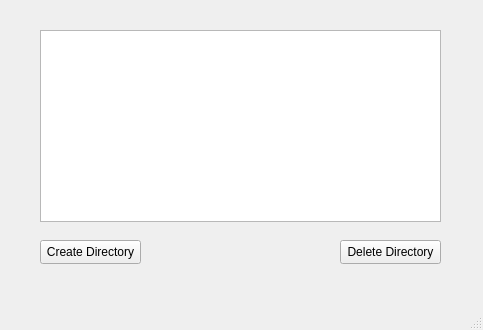
<?xml version="1.0" encoding="UTF-8"?>
<ui version="4.0">
 <class>MainWindow</class>
 <widget class="QMainWindow" name="MainWindow">
  <property name="geometry">
   <rect>
    <x>0</x>
    <y>0</y>
    <width>483</width>
    <height>330</height>
   </rect>
  </property>
  <property name="windowTitle">
   <string>MainWindow</string>
  </property>
  <widget class="QWidget" name="centralwidget">
   <widget class="QTreeView" name="treeView">
    <property name="geometry">
     <rect>
      <x>40</x>
      <y>30</y>
      <width>401</width>
      <height>192</height>
     </rect>
    </property>
   </widget>
   <widget class="QPushButton" name="createDirectory">
    <property name="geometry">
     <rect>
      <x>40</x>
      <y>240</y>
      <width>101</width>
      <height>24</height>
     </rect>
    </property>
    <property name="text">
     <string>Create Directory</string>
    </property>
   </widget>
   <widget class="QPushButton" name="deleteDirectory">
    <property name="geometry">
     <rect>
      <x>340</x>
      <y>240</y>
      <width>101</width>
      <height>24</height>
     </rect>
    </property>
    <property name="text">
     <string>Delete Directory</string>
    </property>
   </widget>
  </widget>
  <widget class="QMenuBar" name="menubar">
   <property name="geometry">
    <rect>
     <x>0</x>
     <y>0</y>
     <width>483</width>
     <height>21</height>
    </rect>
   </property>
  </widget>
  <widget class="QStatusBar" name="statusbar"/>
 </widget>
 <resources/>
 <connections/>
</ui>
